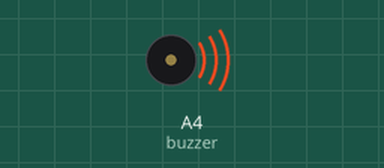
Bench run of a sketch on a simulated Arduino Uno, built with avr-gcc and run on an emulated ATmega328P. Parts: buzzer (waves = sounding).

Above: at 0.19 s.
At 35.85 s:
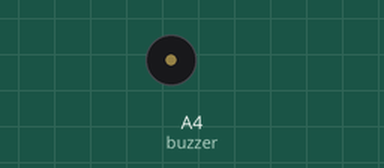
Timing chart, 0 to 40.0 s (numbered marks = the images above):
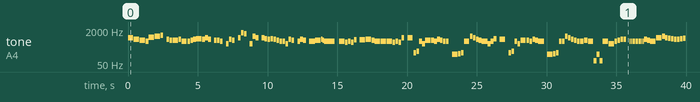

Measured:
- by itself, tone on A4 (buzzer): plays 880 Hz for 0.38 s, 740 Hz for 0.38 s, 659 Hz for 0.38 s, 587 Hz for 0.19 s, 932 Hz for 0.38 s, 988 Hz for 0.38 s … (144 notes in this stretch)

The sketch:

_______.ino
```cpp
// 彼女、お借りします OP センチメートル (FULL version)

#include <avr/pgmspace.h>

#define NOTE_B0  31
#define NOTE_C1  33
#define NOTE_CS1 35
#define NOTE_D1  37
#define NOTE_DS1 39
#define NOTE_E1  41
#define NOTE_F1  44
#define NOTE_FS1 46
#define NOTE_G1  49
#define NOTE_GS1 52
#define NOTE_A1  55
#define NOTE_AS1 58
#define NOTE_B1  62
#define NOTE_C2  65
#define NOTE_CS2 69
#define NOTE_D2  73
#define NOTE_DS2 78
#define NOTE_E2  82
#define NOTE_F2  87
#define NOTE_FS2 93
#define NOTE_G2  98
#define NOTE_GS2 104
#define NOTE_A2  110
#define NOTE_AS2 117
#define NOTE_B2  123
#define NOTE_C3  131
#define NOTE_CS3 139
#define NOTE_D3  147
#define NOTE_DS3 156
#define NOTE_E3  165
#define NOTE_F3  175
#define NOTE_FS3 185
#define NOTE_G3  196
#define NOTE_GS3 208
#define NOTE_A3  220
#define NOTE_AS3 233
#define NOTE_B3  247
#define NOTE_C4  262
#define NOTE_CS4 277
#define NOTE_D4  294
#define NOTE_DS4 311
#define NOTE_E4  330
#define NOTE_F4  349
#define NOTE_FS4 370
#define NOTE_G4  392
#define NOTE_GS4 415
#define NOTE_A4  440
#define NOTE_AS4 466
#define NOTE_B4  494
#define NOTE_C5  523
#define NOTE_CS5 554
#define NOTE_D5  587
#define NOTE_DS5 622
#define NOTE_E5  659
#define NOTE_F5  698
#define NOTE_FS5 740
#define NOTE_G5  784
#define NOTE_GS5 831
#define NOTE_A5  880
#define NOTE_AS5 932
#define NOTE_B5  988
#define NOTE_C6  1047
#define NOTE_CS6 1109
#define NOTE_D6  1175
#define NOTE_DS6 1245
#define NOTE_E6  1319
#define NOTE_F6  1397
#define NOTE_FS6 1480
#define NOTE_G6  1568
#define NOTE_GS6 1661
#define NOTE_A6  1760
#define NOTE_AS6 1865
#define NOTE_B6  1976
#define NOTE_C7  2093
#define NOTE_CS7 2217
#define NOTE_D7  2349
#define NOTE_DS7 2489
#define NOTE_E7  2637
#define NOTE_F7  2794
#define NOTE_FS7 2960
#define NOTE_G7  3136
#define NOTE_GS7 3322
#define NOTE_A7  3520
#define NOTE_AS7 3729
#define NOTE_B7  3951
#define NOTE_C8  4186
#define NOTE_CS8 4435
#define NOTE_D8  4699
#define NOTE_DS8 4978
#define NOTE_E8  5274
#define NOTE_F8  5588
#define NOTE_FS8 5920
#define NOTE_G8  6272
#define NOTE_GS8 6645
#define NOTE_A8  7074
#define NOTE_AS8 7459
#define NOTE_B8  7902
#define REST 0

int tempo = 281;
int buzzer = A4;

const int melody[] PROGMEM = {

NOTE_A5,8,NOTE_FS5,8,NOTE_E5,8,NOTE_D5,16,NOTE_AS5,8,NOTE_B5,8,NOTE_CS6,16,REST,16,NOTE_FS5,16,NOTE_E5,16,NOTE_E5,8,NOTE_FS5,16,NOTE_D5,8,NOTE_D5,16,NOTE_E5,16,NOTE_FS5,16,NOTE_G5,8,NOTE_FS5,16,NOTE_A5,16,NOTE_FS5,16,REST,16,NOTE_E5,16,NOTE_E5,16,NOTE_D5,16,REST,16,NOTE_A4,16,NOTE_FS5,16,NOTE_E5,16,REST,16,NOTE_A5,16,NOTE_FS6,16,NOTE_E6,16,REST,16,NOTE_A4,16,NOTE_B5,16,NOTE_A5,16,REST,16,NOTE_A5,16,NOTE_G5,16,NOTE_FS5,16,NOTE_G5,16,NOTE_FS5,16,NOTE_E5,16,NOTE_D5,16,NOTE_D5,16,NOTE_A4,16,NOTE_FS5,16,NOTE_E5,16,REST,16,NOTE_D5,16,NOTE_FS5,16,NOTE_E5,16,REST,16,NOTE_D5,16,NOTE_D5,16,NOTE_E5,8,
NOTE_FS5,32,NOTE_E5,32,NOTE_D5,4,REST,16,NOTE_D5,8,NOTE_C5,16,NOTE_D5,16,NOTE_C5,16,NOTE_F5,16,REST,16,NOTE_F5,8,NOTE_FS5,8,NOTE_E5,16,NOTE_D5,8,NOTE_D5,8,NOTE_D5,8,NOTE_C5,16,NOTE_D5,16,NOTE_C5,16,NOTE_A5,16,REST,16,NOTE_A5,8,
NOTE_E3,16,NOTE_G3,16,NOTE_D5,16,NOTE_A4,16,NOTE_E5,8,NOTE_E5,16,NOTE_D5,16,NOTE_FS5,16,NOTE_E5,16,NOTE_D5,16,NOTE_D5,16,REST,16,
NOTE_D3,8,NOTE_DS3,16,NOTE_E3,16,NOTE_D5,8,NOTE_B5,16,NOTE_A5,16,NOTE_FS5,16,NOTE_E5,16,NOTE_D5,16,NOTE_D5,16,NOTE_A4,16,NOTE_D5,16,NOTE_G5,16,REST,16,NOTE_FS5,8,REST,16,
NOTE_E3,16,NOTE_G3,16,NOTE_D5,16,NOTE_A4,16,NOTE_E5,8,NOTE_E5,16,NOTE_D5,16,NOTE_FS5,16,NOTE_E5,16,NOTE_D5,16,NOTE_D5,16,REST,16,
NOTE_D3,8,NOTE_DS3,16,NOTE_E3,16,NOTE_D5,16,NOTE_D5,16,NOTE_B5,16,NOTE_A5,16,NOTE_FS5,16,NOTE_E5,16,NOTE_D5,16,NOTE_D5,12,NOTE_E5,12,NOTE_D5,8,
NOTE_D2,16,NOTE_D3,16,NOTE_D2,16,NOTE_D5,8,NOTE_A4,8,NOTE_D5,16,NOTE_E5,16,NOTE_FS5,16,NOTE_FS5,16,REST,16,NOTE_D5,32,NOTE_D5,32,NOTE_D5,16,NOTE_D5,16,NOTE_D5,16,NOTE_D5,32,NOTE_D5,32,NOTE_FS5,16,NOTE_E5,16,NOTE_D5,8,NOTE_A5,8,NOTE_B5,16,NOTE_A5,16,NOTE_GS5,16,NOTE_G5,16,NOTE_FS5,16,NOTE_FS5,16,NOTE_G5,16,NOTE_GS5,16,NOTE_A5,8,REST,8,
NOTE_D5,8,NOTE_A4,8,NOTE_D5,16,NOTE_E5,16,NOTE_FS5,16,NOTE_FS5,16,NOTE_GS3,16,NOTE_D5,32,NOTE_D5,32,NOTE_D5,16,NOTE_D5,32,NOTE_D5,32,NOTE_D5,32,NOTE_D5,32,NOTE_D5,32,NOTE_D5,32,NOTE_FS5,16,NOTE_E5,16,NOTE_D5,8,NOTE_A5,8,NOTE_B5,16,NOTE_A5,16,NOTE_GS5,16,NOTE_G5,16,NOTE_FS5,16,NOTE_FS5,16,NOTE_G5,16,NOTE_GS5,16,NOTE_A5,8,NOTE_FS4,8,
NOTE_F5,8,NOTE_F5,8,NOTE_F5,16,NOTE_D5,16,NOTE_A5,16,NOTE_G5,16,REST,16,NOTE_F5,16,NOTE_A5,16,NOTE_G5,6,REST,8,NOTE_G5,12,NOTE_G5,12,NOTE_G5,16,REST,12,
NOTE_D5,16,NOTE_E5,16,NOTE_D5,16,NOTE_A5,8,NOTE_FS5,8,NOTE_E5,8,NOTE_D5,16,NOTE_AS5,8,NOTE_B5,8,NOTE_CS6,16,REST,16,NOTE_FS5,16,NOTE_E5,16,NOTE_E5,8,NOTE_FS5,16,NOTE_D5,8,NOTE_D5,16,NOTE_E5,16,NOTE_FS5,16,NOTE_G5,8,NOTE_FS5,16,NOTE_A5,16,NOTE_FS5,16,REST,16,NOTE_E5,16,NOTE_E5,16,NOTE_D5,16,REST,16,
NOTE_A4,16,NOTE_FS5,16,NOTE_E5,16,REST,16,NOTE_A5,16,NOTE_FS6,16,NOTE_E6,16,REST,16,NOTE_A4,16,NOTE_B5,16,NOTE_A5,16,REST,16,NOTE_A5,16,NOTE_G5,16,NOTE_FS5,16,NOTE_G5,16,NOTE_FS5,16,NOTE_E5,16,NOTE_D5,16,NOTE_D5,16,NOTE_A4,16,NOTE_FS5,16,NOTE_E5,16,
NOTE_G4,16,NOTE_A4,16,NOTE_AS4,16,NOTE_C5,16,NOTE_D5,16,NOTE_D5,16,NOTE_E5,16,NOTE_D5,16,NOTE_A5,8,NOTE_FS5,8,NOTE_E5,8,NOTE_D5,16,NOTE_AS5,8,NOTE_B5,8,NOTE_CS6,16,REST,16,NOTE_FS5,16,NOTE_E5,16,NOTE_E5,8,NOTE_FS5,16,NOTE_D5,8,NOTE_D5,16,NOTE_E5,16,NOTE_FS5,16,NOTE_G5,8,NOTE_FS5,16,NOTE_A5,16,NOTE_FS5,16,REST,16,NOTE_E5,16,NOTE_E5,16,NOTE_D5,16,REST,16,
NOTE_A4,16,NOTE_FS5,16,NOTE_E5,16,REST,16,NOTE_A5,16,NOTE_FS6,16,NOTE_E6,16,REST,16,NOTE_A4,16,NOTE_B5,16,NOTE_A5,16,REST,16,NOTE_A5,16,NOTE_G5,16,NOTE_FS5,16,NOTE_G5,16,NOTE_FS5,16,NOTE_E5,16,NOTE_D5,16,NOTE_D5,16,NOTE_A4,16,NOTE_FS5,16,NOTE_E5,16,REST,16,NOTE_D5,16,NOTE_FS5,16,NOTE_E5,16,REST,16,NOTE_D5,16,NOTE_D5,16,NOTE_E5,8,NOTE_FS5,16,NOTE_D5,4,REST,16,
NOTE_D5,8,NOTE_C5,16,NOTE_D5,16,NOTE_C5,16,NOTE_F5,16,REST,16,NOTE_F5,8,NOTE_FS5,8,NOTE_E5,16,NOTE_D5,8,NOTE_D5,8,NOTE_D5,8,NOTE_C5,16,NOTE_D5,16,NOTE_C5,16,NOTE_A5,16,REST,16,NOTE_A5,8,
NOTE_E3,16,NOTE_G3,16,NOTE_D5,16,NOTE_A4,16,NOTE_E5,8,NOTE_E5,16,NOTE_D5,16,NOTE_FS5,16,NOTE_E5,16,NOTE_D5,16,NOTE_D5,16,REST,16,
NOTE_D3,16,NOTE_CS3,16,NOTE_D3,16,NOTE_E3,16,NOTE_D5,16,NOTE_D5,16,NOTE_B5,16,NOTE_A5,16,NOTE_FS5,16,NOTE_E5,16,NOTE_D5,16,NOTE_D5,16,NOTE_A4,16,NOTE_D5,16,NOTE_G5,16,REST,16,NOTE_FS5,8,
NOTE_A3,16,NOTE_E3,16,NOTE_G3,16,NOTE_D5,16,NOTE_A4,16,NOTE_E5,8,NOTE_E5,16,NOTE_D5,16,NOTE_FS5,16,NOTE_E5,16,NOTE_D5,16,NOTE_D5,16,REST,16,
NOTE_D3,8,NOTE_DS3,16,NOTE_E3,16,NOTE_D5,16,NOTE_D5,16,NOTE_B5,16,NOTE_A5,16,NOTE_FS5,16,NOTE_E5,16,NOTE_D5,16,NOTE_D5,12,NOTE_E5,32,REST,16,NOTE_D5,16,REST,16,
NOTE_D2,16,NOTE_D3,16,NOTE_D2,16,NOTE_D5,8,NOTE_A4,8,NOTE_D5,16,NOTE_E5,16,NOTE_FS5,16,NOTE_FS5,16,REST,16,NOTE_D5,32,NOTE_D5,32,NOTE_D5,16,NOTE_D5,16,NOTE_D5,16,NOTE_D5,32,NOTE_D5,32,NOTE_FS5,16,NOTE_E5,16,NOTE_D5,8,NOTE_A5,8,NOTE_B5,16,NOTE_A5,16,NOTE_GS5,16,NOTE_G5,16,NOTE_FS5,16,NOTE_FS5,16,NOTE_G5,16,NOTE_GS5,16,NOTE_A5,8,REST,8,
NOTE_D5,8,NOTE_A4,8,NOTE_D5,16,NOTE_E5,16,NOTE_FS5,16,NOTE_FS5,16,NOTE_GS3,16,NOTE_D5,32,NOTE_D5,32,NOTE_D5,16,NOTE_D5,32,NOTE_D5,32,NOTE_D5,32,NOTE_D5,32,NOTE_D5,32,NOTE_D5,32,NOTE_FS5,16,NOTE_E5,16,NOTE_D5,8,NOTE_A5,8,NOTE_B5,16,NOTE_A5,16,NOTE_GS5,16,NOTE_G5,16,NOTE_FS5,16,NOTE_FS5,16,NOTE_G5,16,NOTE_GS5,16,NOTE_A5,8,NOTE_FS4,8,
NOTE_F5,32,NOTE_F5,12,NOTE_F5,32,NOTE_F5,12,NOTE_F5,16,NOTE_D5,16,NOTE_A5,16,NOTE_G5,16,REST,16,NOTE_F5,16,NOTE_A5,16,NOTE_G5,6,REST,8,NOTE_G5,12,NOTE_G5,12,NOTE_G5,16,REST,12,
NOTE_D5,16,NOTE_E5,16,NOTE_D5,16,NOTE_A5,8,NOTE_FS5,8,NOTE_E5,8,NOTE_D5,16,NOTE_AS5,8,NOTE_B5,8,NOTE_CS6,16,REST,16,NOTE_FS5,16,NOTE_E5,16,NOTE_E5,8,NOTE_FS5,16,NOTE_D5,8,NOTE_D5,16,NOTE_E5,16,NOTE_FS5,16,NOTE_G5,8,NOTE_FS5,16,NOTE_A5,16,NOTE_FS5,16,REST,16,NOTE_E5,16,NOTE_E5,16,NOTE_D5,16,REST,16,
NOTE_A4,16,NOTE_FS5,16,NOTE_E5,16,REST,16,NOTE_A5,16,NOTE_FS6,16,NOTE_E5,16,REST,16,NOTE_A5,16,NOTE_B5,16,NOTE_A5,16,REST,16,NOTE_A5,16,NOTE_G5,16,NOTE_FS5,16,NOTE_G5,16,NOTE_FS5,16,NOTE_E5,16,NOTE_D5,16,NOTE_D5,16,NOTE_A4,16,NOTE_FS5,16,NOTE_E5,16,
NOTE_G4,16,NOTE_A4,16,NOTE_AS4,16,NOTE_C5,16,NOTE_D5,16,NOTE_D5,16,NOTE_E5,16,NOTE_D5,16,NOTE_A5,8,NOTE_FS5,8,NOTE_E5,8,NOTE_D5,16,NOTE_AS5,8,NOTE_B5,8,NOTE_CS6,16,REST,16,NOTE_FS5,16,NOTE_E5,16,NOTE_E5,8,NOTE_FS5,16,NOTE_D5,8,NOTE_D5,16,NOTE_E5,16,NOTE_FS5,16,NOTE_G5,8,NOTE_FS5,16,NOTE_A5,16,NOTE_FS5,16,REST,16,NOTE_E5,16,NOTE_E5,16,NOTE_D5,16,REST,16,
NOTE_A4,16,NOTE_FS5,16,NOTE_E5,16,REST,16,NOTE_A5,16,NOTE_FS6,16,NOTE_E6,16,REST,16,NOTE_A4,16,NOTE_B5,16,NOTE_A5,16,REST,16,NOTE_A5,16,NOTE_G5,16,NOTE_FS5,16,NOTE_G5,16,NOTE_FS5,16,NOTE_E5,16,NOTE_D5,16,NOTE_D5,16,NOTE_A4,16,NOTE_FS5,16,NOTE_E5,16,REST,16,
NOTE_D5,16,NOTE_FS5,16,NOTE_E5,6,NOTE_D5,12,NOTE_D5,4,NOTE_D5,12,NOTE_CS5,6,NOTE_CS5,12,NOTE_A4,6,NOTE_A4,12,NOTE_FS4,6,NOTE_FS4,12,NOTE_D4,12,NOTE_E4,12,NOTE_FS4,8,NOTE_G4,8,NOTE_A4,8,NOTE_A4,16,
NOTE_FS4,16,NOTE_C5,6,NOTE_C4,12,NOTE_FS5,16,NOTE_D5,6,NOTE_D5,12,NOTE_CS5,6,NOTE_CS5,12,NOTE_A4,6,NOTE_A4,12,NOTE_FS4,6,NOTE_FS4,12,NOTE_D4,12,NOTE_E4,12,NOTE_FS4,8,NOTE_G4,8,NOTE_A4,8,NOTE_A4,16,NOTE_FS4,16,NOTE_C5,8,NOTE_C4,16,NOTE_E4,16,NOTE_G4,16,NOTE_D5,12,NOTE_D5,12,NOTE_D5,12,NOTE_G5,4,
NOTE_A5,8,NOTE_FS5,8,NOTE_E5,8,NOTE_D5,16,NOTE_AS5,8,NOTE_B5,16,NOTE_CS6,16,NOTE_B5,16,NOTE_AS5,8,NOTE_AS5,16,NOTE_B5,8,NOTE_FS5,16,NOTE_D5,8,NOTE_D5,16,NOTE_E5,16,NOTE_FS5,16,NOTE_G5,8,NOTE_FS5,16,NOTE_FS5,16,NOTE_G5,16,NOTE_A5,16,NOTE_FS5,16,NOTE_E5,16,NOTE_D5,16,REST,16,
NOTE_A4,16,NOTE_FS5,16,NOTE_E5,16,REST,16,NOTE_A5,16,NOTE_FS5,16,NOTE_E5,16,REST,16,NOTE_A5,16,NOTE_B5,16,NOTE_A5,16,NOTE_D5,16,NOTE_A5,16,NOTE_G5,16,NOTE_FS5,16,NOTE_G5,16,NOTE_FS5,16,NOTE_E5,16,NOTE_D5,16,NOTE_D5,16,NOTE_A4,16,NOTE_FS5,16,NOTE_E5,16,
NOTE_G4,16,NOTE_A4,16,NOTE_AS4,16,NOTE_C5,16,NOTE_D5,16,NOTE_D5,16,NOTE_E5,16,NOTE_D5,16,NOTE_A5,8,NOTE_FS5,8,NOTE_E5,8,NOTE_D5,16,NOTE_AS5,8,NOTE_B5,8,NOTE_CS6,16,REST,16,NOTE_FS5,16,NOTE_E5,16,NOTE_E5,8,NOTE_FS5,16,NOTE_D5,8,NOTE_D5,16,NOTE_E5,16,NOTE_FS5,16,NOTE_G5,8,NOTE_FS5,16,NOTE_A5,16,NOTE_FS5,16,REST,16,NOTE_E5,16,NOTE_E5,16,NOTE_D5,16,REST,16,
NOTE_A4,16,NOTE_FS5,16,NOTE_E5,16,REST,16,NOTE_A5,16,NOTE_FS6,16,NOTE_E6,16,REST,16,NOTE_A4,16,NOTE_B5,16,NOTE_A5,16,REST,16,NOTE_A5,16,NOTE_G5,16,NOTE_FS5,16,NOTE_G5,16,NOTE_FS5,16,NOTE_E5,16,NOTE_D5,16,NOTE_D5,16,NOTE_A4,16,NOTE_FS5,16,NOTE_E5,16,
NOTE_G4,16,NOTE_A4,16,NOTE_AS4,16,NOTE_C5,16,NOTE_D5,16,NOTE_D5,16,NOTE_E5,16,NOTE_D5,16,NOTE_A5,8,NOTE_FS5,8,NOTE_E5,8,NOTE_D5,16,NOTE_AS5,8,NOTE_B5,8,NOTE_CS6,16,REST,16,NOTE_FS5,16,NOTE_E5,16,NOTE_E5,8,NOTE_FS5,32,NOTE_E5,32,NOTE_D5,8,NOTE_D5,16,NOTE_E5,16,NOTE_FS5,16,NOTE_G5,8,NOTE_FS5,16,NOTE_A5,16,NOTE_FS5,16,REST,16,NOTE_E5,16,NOTE_E5,16,NOTE_D5,16,REST,16,
NOTE_A4,16,NOTE_FS5,16,NOTE_E5,16,REST,16,NOTE_A5,16,NOTE_FS6,16,NOTE_E6,16,REST,16,NOTE_A4,16,NOTE_B5,16,NOTE_A5,16,REST,16,NOTE_A5,16,NOTE_G5,16,NOTE_FS5,16,NOTE_A5,16,NOTE_FS5,16,NOTE_E5,16,NOTE_D5,16,NOTE_D5,16,NOTE_A4,16,NOTE_FS5,16,NOTE_E5,8,NOTE_D5,16,NOTE_FS5,16,NOTE_E5,8,NOTE_D5,16,NOTE_D5,16,NOTE_E5,8,NOTE_FS5,16,NOTE_D5,4,REST,16,
NOTE_D5,8,NOTE_C5,16,NOTE_D5,16,NOTE_C5,16,NOTE_F5,16,REST,16,NOTE_F5,8,NOTE_FS5,8,NOTE_E5,16,NOTE_D5,8,NOTE_D5,8,NOTE_D5,8,NOTE_C5,16,NOTE_D5,16,NOTE_C5,16,NOTE_A5,16,REST,16,NOTE_A5,8,NOTE_FS5,8,NOTE_E5,16,NOTE_D5,8,NOTE_D5,8,NOTE_D5,8,NOTE_C5,16,NOTE_D5,16,NOTE_C5,16,NOTE_F5,16,REST,16,NOTE_F5,8,NOTE_FS5,8,NOTE_E5,16,NOTE_D5,8,NOTE_D5,8,NOTE_D5,8,NOTE_C5,16,NOTE_D5,16,NOTE_C5,16,NOTE_A5,16,REST,32,NOTE_A5,12,NOTE_A5,-2,

};

int notes = sizeof(melody) / sizeof(melody[0]) / 2;
int wholenote = (240000 * 4) / tempo;

void playMelody(const int melody[], int notes, int wholenote) {
  for (int thisNote = 0; thisNote < notes * 2; thisNote += 2) {

    int pitch = pgm_read_word(&melody[thisNote]);
    int divider = pgm_read_word(&melody[thisNote + 1]);

    int noteDuration;

    if (divider > 0) {
      // 正常音符
      noteDuration = wholenote / divider;
    } else {
      // 負音符（1.5倍）
      noteDuration = wholenote / abs(divider);
      noteDuration = noteDuration * 1.5;
    }

    tone(buzzer, pitch, noteDuration * 0.9);
    delay(noteDuration);
    noTone(buzzer);
  }
}

void setup() {
  playMelody(melody, notes, wholenote);
}

void loop() {
  //這東西到底怎麼出到第六季的?
  //參考下面連結所製作
  //https://www.youtube.com/watch?v=QseZptrbrYE&list=RDQseZptrbrYE&start_radio=1
  //https://www.youtube.com/watch?v=EADeckr6hk4&list=RDEADeckr6hk4&start_radio=1
}
```
